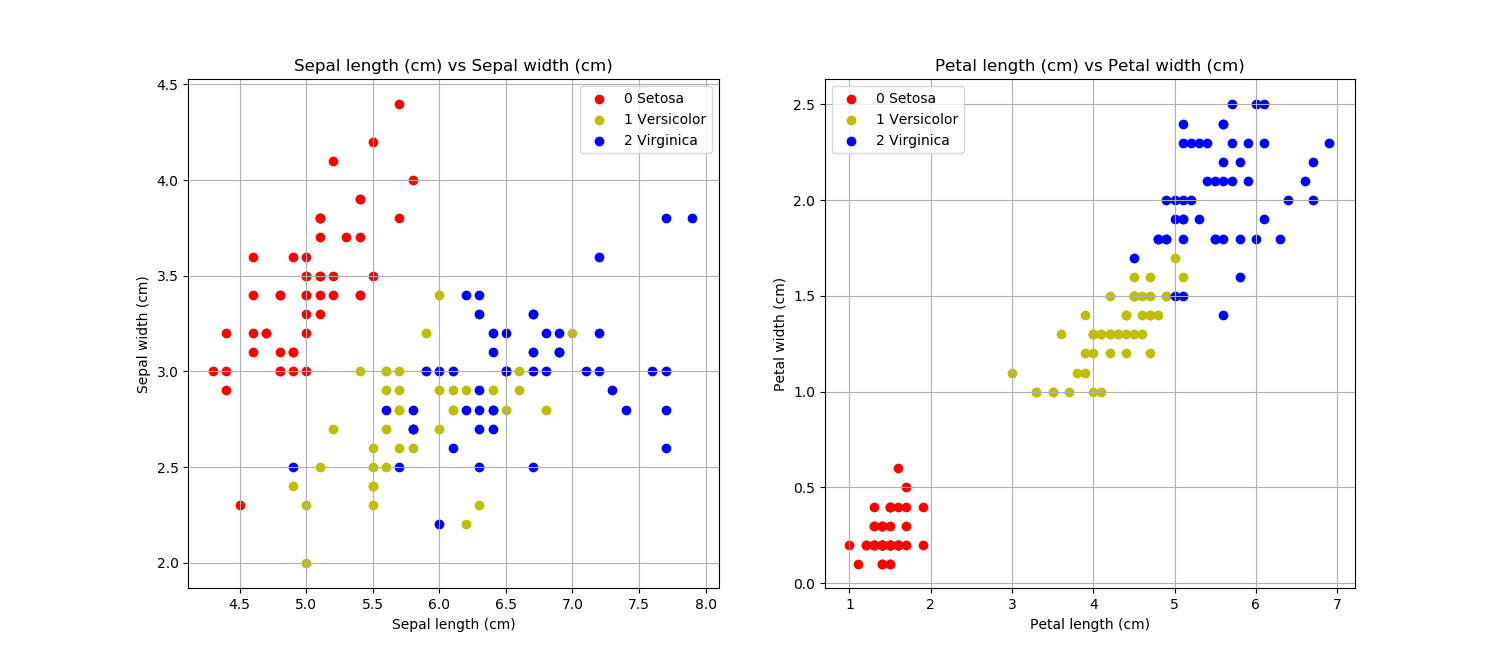

Recreate this plot in Python.
import pandas as pd
import numpy as np
import matplotlib.pyplot as plt

from sklearn.datasets import load_iris
iris = load_iris()
print(dir(iris))

# ==========================
# create dataframe

dfIris = pd.DataFrame(
    iris['data'],
    columns = iris['feature_names']
)
dfIris['target'] = iris['target']
dfIris['spesies'] = dfIris['target'].apply(
    lambda index: iris['target_names'][index]
)
# print(dfIris.tail())

# =============================
# separate df by its species

dfSetosa = dfIris[dfIris['target'] == 0]
# print(dfSetosa)
dfVersicolor = dfIris[dfIris['target'] == 1]
# print(dfVersicolor)
dfVirginica = dfIris[dfIris['target'] == 2]
print(dfVirginica)

# =============================
# scatter plot

fig = plt.figure('Iris Data', figsize=(14,7))

# plot sepal length vs sepal width
plt.subplot(121)
plt.scatter(
    dfSetosa['sepal length (cm)'],
    dfSetosa['sepal width (cm)'],
    color = 'r',
    marker = 'o'
)
plt.scatter(
    dfVersicolor['sepal length (cm)'],
    dfVersicolor['sepal width (cm)'],
    color = 'y',
    marker = 'o'
)
plt.scatter(
    dfVirginica['sepal length (cm)'],
    dfVirginica['sepal width (cm)'],
    color = 'b',
    marker = 'o'
)
plt.title('Sepal length (cm) vs Sepal width (cm)')
plt.xlabel('Sepal length (cm)')
plt.ylabel('Sepal width (cm)')
plt.legend(['0 Setosa', '1 Versicolor', '2 Virginica'])
plt.grid(True)

# plot petal length vs petal width
plt.subplot(122)
plt.scatter(
    dfSetosa['petal length (cm)'],
    dfSetosa['petal width (cm)'],
    color = 'r',
    marker = 'o'
)
plt.scatter(
    dfVersicolor['petal length (cm)'],
    dfVersicolor['petal width (cm)'],
    color = 'y',
    marker = 'o'
)
plt.scatter(
    dfVirginica['petal length (cm)'],
    dfVirginica['petal width (cm)'],
    color = 'b',
    marker = 'o'
)
plt.title('Petal length (cm) vs Petal width (cm)')
plt.xlabel('Petal length (cm)')
plt.ylabel('Petal width (cm)')
plt.legend(['0 Setosa', '1 Versicolor', '2 Virginica'])
plt.grid(True)

plt.show()
